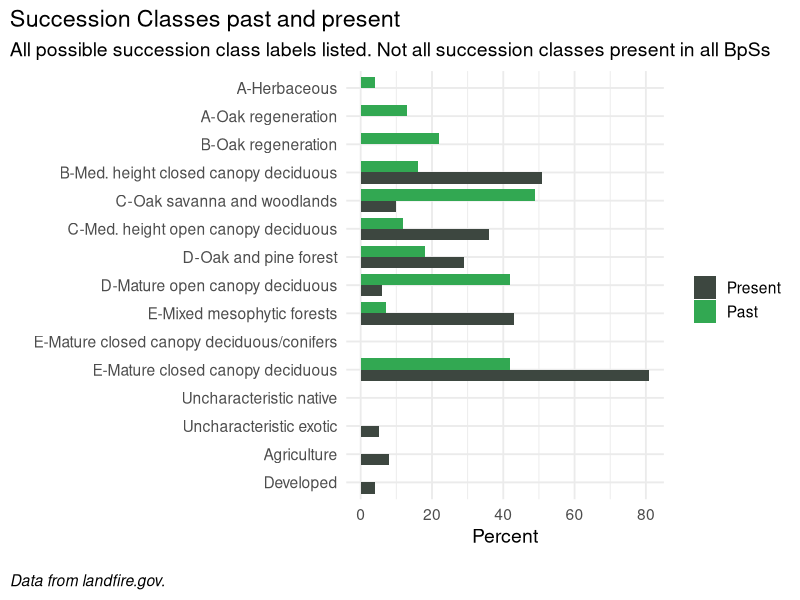
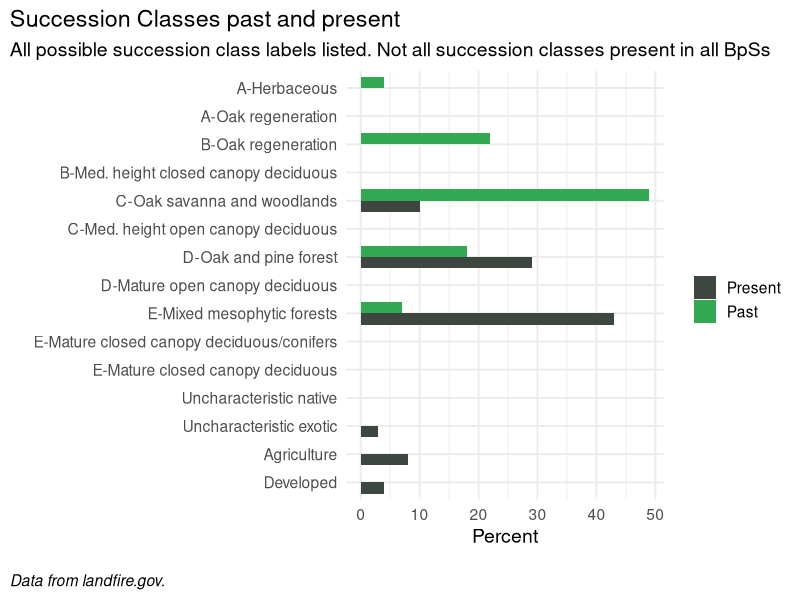

The R source for these figures, in order:

library(tidyverse)

bps_scls_3 <- read.csv("data/bpsScls3.csv") %>%
  group_by(Var1) %>%
  mutate(total.count = sum(Freq)) %>%
  ungroup() %>%
  dplyr::filter(dense_rank(desc(total.count)) < 7) %>%
  dplyr::select(c("BpS_Name", "refLabel",  "currentPercent", "refPercent")) %>%
  pivot_longer(
    cols = c(`refPercent`, `currentPercent`), 
    names_to = "refCur", 
    values_to = "Percent"
  )

# order classes
bps_scls_3$refLabel <- factor(bps_scls_3$refLabel, levels= c(
  'Developed',
  'Agriculture',
  'Uncharacteristic exotic',
  'Uncharacteristic native',
  'E-Mature closed canopy deciduous',
  'E-Mature closed canopy deciduous/conifers',
  'E-Mixed mesophytic forests',
  'D-Mature open canopy deciduous',
  'D-Oak and pine forest',
  'C-Med. height open canopy deciduous',
  'C-Oak savanna and woodlands',
  'B-Med. height closed canopy deciduous',
  'B-Oak regeneration',
  'A-Oak regeneration',
  'A-Herbaceous'
))

# reverse
factor(bps_scls_3$refLabel, levels = rev(levels(bps_scls_3$refLabel)))


sclasplot <-
  ggplot(bps_scls_3, aes(fill=factor(refCur), y=Percent, x=refLabel)) + 
  geom_col(width = 0.8, position = position_dodge()) +
  coord_flip() +
  scale_x_discrete(limits = (levels(bps_scls_3$refLabel))) +
  labs(
    title = "Succession Classes past and present",
    subtitle = "All possible succession class labels listed. Not all succession classes present in all BpSs",
    caption = "\nData from landfire.gov.",
    x = "",
    y = "Percent")+
  theme_minimal(base_size = 14)+
  theme(plot.caption = element_text(hjust = 0, face= "italic"), #Default is hjust=1
        plot.title.position = "plot", #NEW parameter. Apply for subtitle too.
        plot.caption.position =  "plot") +
  scale_fill_manual(values = c("#3d4740", "#32a852" ), # present (grey), historical (green)
                    name = " ", 
                    labels = c("Present",
                               "Past")) +
  theme(panel.spacing = unit(.05, "lines"))

sclasplot

sclasplotDMO <- sclasplot %+% subset(bps_scls_3, BpS_Name %in% c("Northeastern Interior Dry-Mesic Oak Forest"))


sclasplotDMO







